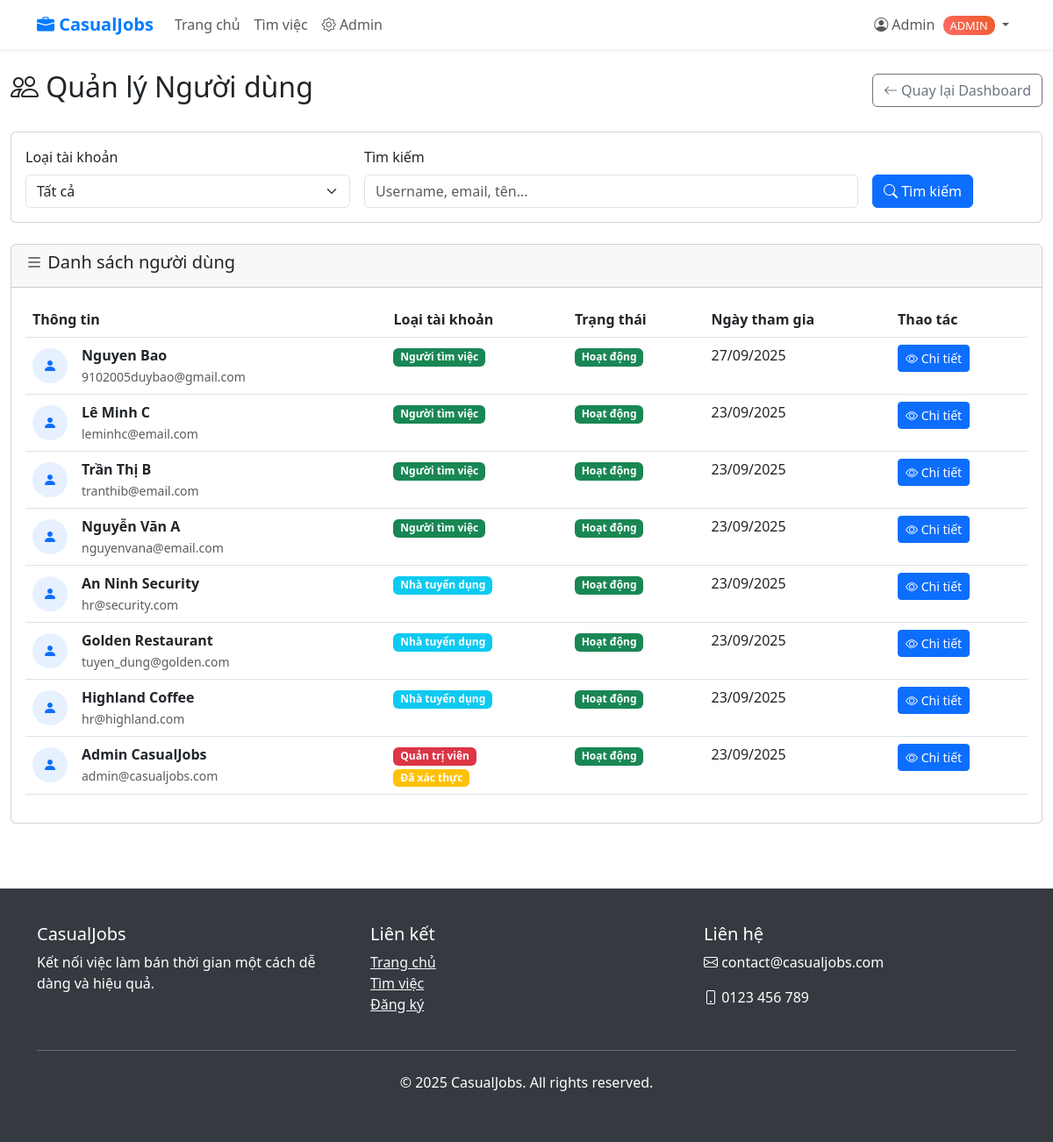
Page /accounts/admin/users/ (signed in) on the committed database.
### accounts/models.py (models this page shows, shortened)
class User(AbstractUser):
    USER_TYPES = (
        ('employer', 'Nhà tuyển dụng'),
        ('worker', 'Người tìm việc'),
        ('admin', 'Quản trị viên'),
    )
    user_type = models.CharField(max_length=10, choices=USER_TYPES, default='worker')
    phone_number = models.CharField(max_length=15, blank=True, null=True)
    date_of_birth = models.DateField(blank=True, null=True)
    address = models.TextField(blank=True, null=True)
    avatar = models.ImageField(upload_to='avatars/', blank=True, null=True)
    created_at = models.DateTimeField(auto_now_add=True)
    updated_at = models.DateTimeField(auto_now=True)
    is_verified = models.BooleanField(default=False, help_text='Tài khoản đã xác thực')
    def is_admin(self):
        return self.user_type == 'admin' or self.is_superuser

### accounts/views.py (the view, shortened to what this page needs)
# urls.py: path('admin/users/', views.admin_user_management, name='admin_users'),
@login_required
@user_passes_test(is_admin)
def admin_user_management(request):
    user_type_filter = request.GET.get('type', 'all')
    search_query = request.GET.get('search', '')
    users = User.objects.all()
    if user_type_filter != 'all':
        users = users.filter(user_type=user_type_filter)
    users = users.order_by('-date_joined')
    context = {
        'users': users,
        'user_types': User.USER_TYPES,
        'current_type': user_type_filter,
        'search_query': search_query,
    }
    return render(request, 'accounts/admin_users.html', context)

### accounts/views.py (called while the page is built)
def is_admin(user):
    return user.is_authenticated and (user.user_type == 'admin' or user.is_superuser)

### templates/accounts/admin_users.html (shortened to what this page needs)
{% extends 'base.html' %}
{% block content %}
<div class="container-fluid py-4">
    <div class="row">
        <div class="col-12">
            <div class="d-flex justify-content-between align-items-center mb-4">
                <h2><i class="bi bi-people"></i> Quản lý Người dùng</h2>
                <a href="{% url 'accounts:admin_dashboard' %}" class="btn btn-outline-secondary">
                    <i class="bi bi-arrow-left"></i> Quay lại Dashboard
                </a>
            </div>
        </div>
    </div>
    <div class="row mb-4">
        <div class="col-12">
            <div class="card">
                <div class="card-body">
                    <form method="get" class="row g-3">
                        <div class="col-md-4">
                            <label for="type" class="form-label">Loại tài khoản</label>
                            <select class="form-select" id="type" name="type">
                                <option value="all" {% if current_type == 'all' %}selected{% endif %}>Tất cả</option>
                            </select>
                        </div>
                        <div class="col-md-6">
                            <label for="search" class="form-label">Tìm kiếm</label>
                            <input type="text" class="form-control" id="search" name="search"
                                   value="{{ search_query }}" placeholder="Username, email, tên...">
                        </div>
                        <div class="col-md-2">
                            <label class="form-label">&nbsp;</label>
                            <div>
                                <button type="submit" class="btn btn-primary">
                                    <i class="bi bi-search"></i> Tìm kiếm
                                </button>
                            </div>
                        </div>
                    </form>
                </div>
            </div>
        </div>
    </div>
    <div class="row">
        <div class="col-12">
            <div class="card">
                <div class="card-header">
                    <h5><i class="bi bi-list"></i> Danh sách người dùng</h5>
                </div>
                <div class="card-body">
                    <div class="table-responsive">
                        <table class="table table-hover">
                            <thead>
                                <tr>
                                    <th>Thông tin</th>
                                    <th>Loại tài khoản</th>
                                    <th>Trạng thái</th>
                                    <th>Ngày tham gia</th>
                                    <th>Thao tác</th>
                                </tr>
                            </thead>
                            <tbody>
                                {% for user in users %}
                                <tr>
                                    <td>
                                        <div class="d-flex align-items-center">
                                            <div class="me-3">
                                                {% if user.avatar %}
                                                    <img src="{{ user.avatar.url }}" class="rounded-circle" width="40" height="40" alt="Avatar">
                                                {% else %}
                                                    <div class="bg-primary bg-opacity-10 rounded-circle d-flex align-items-center justify-content-center" style="width: 40px; height: 40px;">
                                                        <i class="bi bi-person-fill text-primary"></i>
                                                    </div>
                                                {% endif %}
                                            </div>
                                            <div>
                                                <strong>{{ user.get_full_name|default:user.username }}</strong>
                                                <br>
                                                <small class="text-muted">{{ user.email }}</small>
                                            </div>
                                        </div>
                                    </td>
                                    <td>
                                        <span class="badge
                                            {% if user.user_type == 'admin' %}bg-danger
                                            {% elif user.user_type == 'employer' %}bg-info
                                            {% else %}bg-success{% endif %}">
                                            {{ user.get_user_type_display }}
                                        </span>
                                        {% if user.is_verified %}
                                            <br><span class="badge bg-warning mt-1">Đã xác thực</span>
                                        {% endif %}
                                    </td>
                                    <td>
                                        {% if user.is_active %}
                                            <span class="badge bg-success">Hoạt động</span>
                                        {% else %}
                                            <span class="badge bg-danger">Bị cấm</span>
                                        {% endif %}
                                    </td>
                                    <td>{{ user.date_joined|date:"d/m/Y" }}</td>
                                    <td>
                                        <a href="{% url 'accounts:admin_user_detail' user.id %}" class="btn btn-sm btn-primary">
                                            <i class="bi bi-eye"></i> Chi tiết
                                        </a>
                                    </td>
                                </tr>
                                {% empty %}
                                <tr>
                                    <td colspan="5" class="text-center text-muted">Không có người dùng nào</td>
                                </tr>
                                {% endfor %}
                            </tbody>
                        </table>
                    </div>
                </div>
            </div>
        </div>
    </div>
</div>
{% endblock %}

### templates/base.html (shortened to what this page needs)
<!DOCTYPE html>
<html lang="vi">
<head>
    <link href="https://cdn.jsdelivr.net/npm/bootstrap@5.3.0/dist/css/bootstrap.min.css" rel="stylesheet">
    <link href="https://cdn.jsdelivr.net/npm/bootstrap-icons@1.10.0/font/bootstrap-icons.css" rel="stylesheet">
    <link href="https://cdn.jsdelivr.net/npm/bootstrap-datepicker@1.9.0/dist/css/bootstrap-datepicker.min.css" rel="stylesheet">
    <link href="https://cdn.jsdelivr.net/npm/@eonasdan/tempus-dominus@6.7.19/dist/css/tempus-dominus.min.css" rel="stylesheet">
</head>
<body>
    <nav class="navbar navbar-expand-lg navbar-light bg-white shadow-sm">
        <div class="container">
            <a class="navbar-brand" href="{% url 'home' %}">
                <i class="bi bi-briefcase-fill"></i> CasualJobs
            </a>
            <div class="collapse navbar-collapse" id="navbarNav">
                <ul class="navbar-nav me-auto">
                    <li class="nav-item">
                        <a class="nav-link" href="{% url 'home' %}">Trang chủ</a>
                    </li>
                    <li class="nav-item">
                        <a class="nav-link" href="{% url 'jobs:job_list' %}">Tìm việc</a>
                    </li>
                    {% if user.is_authenticated and user.is_admin %}
                    <li class="nav-item">
                        <a class="nav-link" href="{% url 'accounts:admin_dashboard' %}">
                            <i class="bi bi-gear"></i> Admin
                        </a>
                    </li>
                    {% endif %}
                </ul>
                <ul class="navbar-nav">
                    {% if user.is_authenticated %}
                        <li class="nav-item dropdown">
                            <a class="nav-link dropdown-toggle" href="#" role="button" data-bs-toggle="dropdown">
                                <i class="bi bi-person-circle"></i> {{ user.first_name|default:user.username }}
                                {% if user.is_admin %}
                                    <span class="admin-badge">ADMIN</span>
                                {% endif %}
                            </a>
                        </li>
                    {% endif %}
                </ul>
            </div>
        </div>
    </nav>
    <main>
        {% block content %}
        {% endblock %}
    </main>
    <footer class="footer">
        <div class="container">
            <div class="row">
                <div class="col-md-4">
                    <h5>CasualJobs</h5>
                    <p>Kết nối việc làm bán thời gian một cách dễ dàng và hiệu quả.</p>
                </div>
                <div class="col-md-4">
                    <h5>Liên kết</h5>
                    <ul class="list-unstyled">
                        <li><a href="{% url 'home' %}" class="text-light">Trang chủ</a></li>
                        <li><a href="{% url 'jobs:job_list' %}" class="text-light">Tìm việc</a></li>
                        <li><a href="{% url 'accounts:signup' %}" class="text-light">Đăng ký</a></li>
                    </ul>
                </div>
                <div class="col-md-4">
                    <h5>Liên hệ</h5>
                    <p><i class="bi bi-envelope"></i> contact@casualjobs.com</p>
                    <p><i class="bi bi-phone"></i> 0123 456 789</p>
                </div>
            </div>
            <hr class="my-4">
            <div class="text-center">
                <p>&copy; 2025 CasualJobs. All rights reserved.</p>
            </div>
        </div>
    </footer>
</body>
</html>

### templates/base.html (style rules this page uses)
:root { --primary-color: #007bff; --secondary-color: #6c757d; --success-color: #28a745; --warning-color: #ffc107; --danger-color: #dc3545; }
.navbar-brand { font-weight: bold; color: var(--primary-color) !important; }
.footer { background-color: #343a40; color: white; padding: 40px 0; margin-top: 50px; }
.admin-badge { background: linear-gradient(45deg, #ff6b6b, #ee5a24); color: white; font-size: 0.8rem; padding: 2px 8px; border-radius: 10px; margin-left: 5px; }

### rows in the picture
User: first_name "Admin", get_full_name "Admin CasualJobs", email "admin@casualjobs.com", user_type "Quản trị viên", is_verified "Đã xác thực", is_active "Hoạt động", date_joined "23/09/2025"
User: get_full_name "Nguyen Bao", email "9102005duybao@gmail.com", user_type "Người tìm việc", is_active "Hoạt động", date_joined "27/09/2025"
User: get_full_name "Lê Minh C", email "leminhc@email.com", user_type "Người tìm việc", is_active "Hoạt động", date_joined "23/09/2025"
User: get_full_name "Trần Thị B", email "tranthib@email.com", user_type "Người tìm việc", is_active "Hoạt động", date_joined "23/09/2025"
User: get_full_name "Nguyễn Văn A", email "nguyenvana@email.com", user_type "Người tìm việc", is_active "Hoạt động", date_joined "23/09/2025"
User: get_full_name "An Ninh Security", email "hr@security.com", user_type "Nhà tuyển dụng", is_active "Hoạt động", date_joined "23/09/2025"
User: get_full_name "Golden Restaurant", email "tuyen_dung@golden.com", user_type "Nhà tuyển dụng", is_active "Hoạt động", date_joined "23/09/2025"
User: get_full_name "Highland Coffee", email "hr@highland.com", user_type "Nhà tuyển dụng", is_active "Hoạt động", date_joined "23/09/2025"
